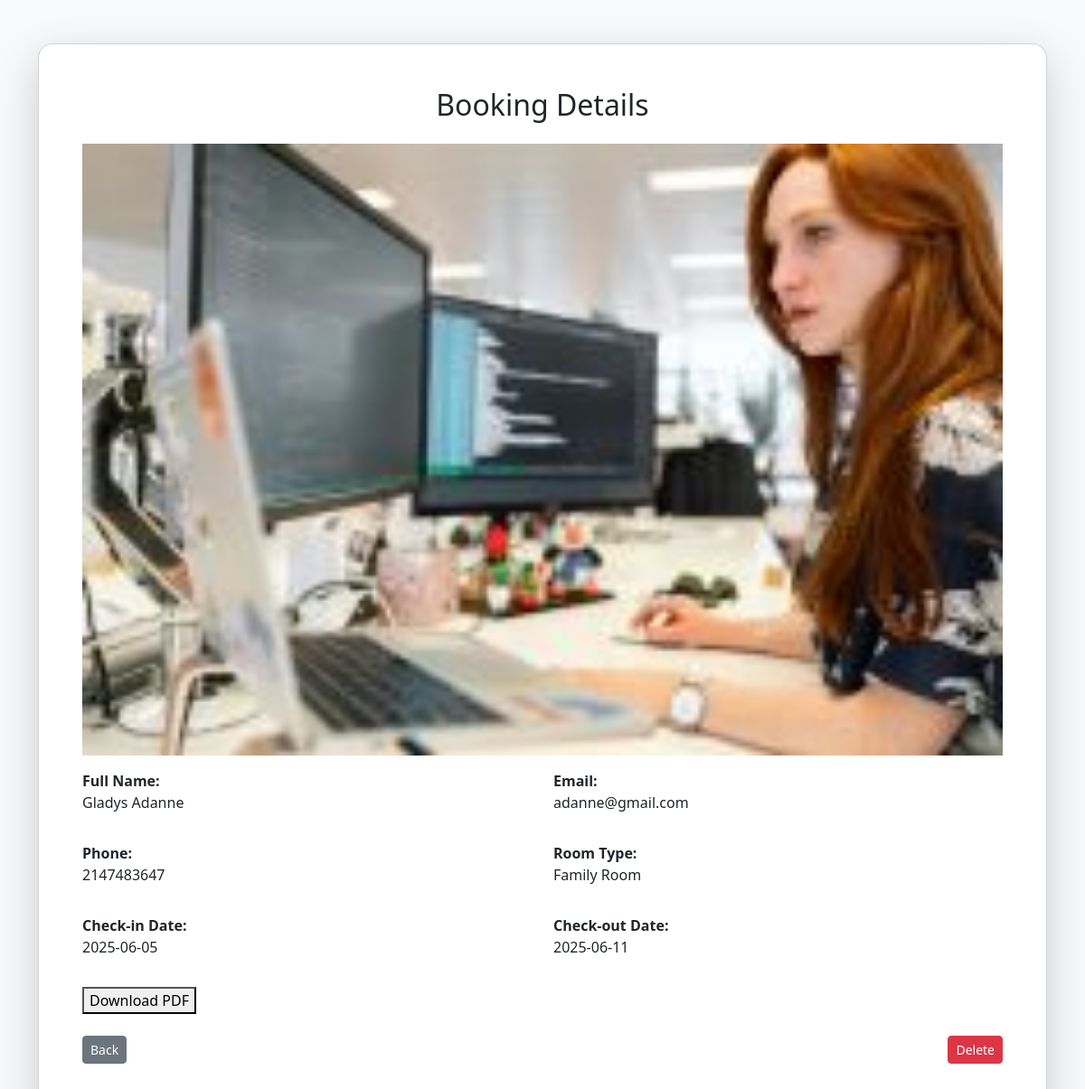
The page /show.php?id=6 (signed in) on the database its author committed.
### tables this page shows
CREATE TABLE `booking_records` (
  `id` int(11) NOT NULL,
  `full_name` varchar(255) NOT NULL,
  `email` varchar(255) NOT NULL,
  `phone_number` int(11) NOT NULL,
  `room_type` varchar(255) NOT NULL,
  `check_in_date` date NOT NULL,
  `check_out_date` date NOT NULL,
  `image_file` varchar(255) NOT NULL
);

### includes/get_booking_record_id.php (called while the page is built)
<?php
function getBookingRecordById($conn, $id)
{
    $sql = "SELECT * FROM booking_records WHERE id = ?";
    $stmt = mysqli_prepare($conn, $sql);
    mysqli_stmt_bind_param($stmt, 'i', $id);
    mysqli_stmt_execute($stmt);
    $get_result = mysqli_stmt_get_result($stmt);
    $data = mysqli_fetch_assoc($get_result);
    return $data;
}

### show.php (the view, shortened to what this page needs)
<?php
require_once "includes/db_connect.php";
require_once "includes/get_booking_record_id.php";
$id = $_GET['id'];
$conn = connectDB();
$data = getBookingRecordById($conn, $id);
?>
<!DOCTYPE html>
<html lang="en">
<head>
  <link href="https://cdn.jsdelivr.net/npm/bootstrap@5.3.6/dist/css/bootstrap.min.css" rel="stylesheet" />
</head>
<body class="bg-light">
  <div class="container py-5">
    <div class="card shadow-lg rounded-4">
      <div class="card-body p-5">
        <h2 class="text-center mb-4">Booking Details</h2>
        <div class="row mb-3">
          <img src="http://localhost/Hotel_Booking_Management_System/uploads/<?= htmlspecialchars($data['image_file']) ?>" alt="">
        </div>
        <div class="row mb-3">
          <div class="col-md-6">
            <strong>Full Name:</strong>
            <p><?= htmlspecialchars($data['full_name']) ?></p>
          </div>
          <div class="col-md-6">
            <strong>Email:</strong>
            <p><?= htmlspecialchars($data['email']) ?></p>
          </div>
        </div>
        <div class="row mb-3">
          <div class="col-md-6">
            <strong>Phone:</strong>
            <p><?= htmlspecialchars($data['phone_number']) ?></p>
          </div>
          <div class="col-md-6">
            <strong>Room Type:</strong>
            <p><?= htmlspecialchars($data['room_type']) ?></p>
          </div>
        </div>
        <div class="row mb-3">
          <div class="col-md-6">
            <strong>Check-in Date:</strong>
            <p><?= htmlspecialchars($data['check_in_date']) ?></p>
          </div>
          <div class="col-md-6">
            <strong>Check-out Date:</strong>
            <p><?= htmlspecialchars($data['check_out_date']) ?></p>
          </div>
        </div>
        <div class="row mb-3">
          <div class="col-md-6">
            <form method="POST">
              <button type="submit" name="download">Download PDF</button>
            </form>
          </div>
          <div class="d-flex justify-content-between mt-4">
            <a href="index_records.php" class="btn btn-secondary btn-sm">Back</a>
            <a href="delete.php?id=<?= $id ?>" class="btn btn-danger btn-sm">Delete</a>
          </div>
        </div>
      </div>
    </div>
</body>
</html>

### rows shown on the page
booking_records: image_file (picture), full_name "Gladys Adanne", email "adanne@gmail.com", phone_number "2147483647", room_type "Family Room", check_in_date "2025-06-05", check_out_date "2025-06-11"
